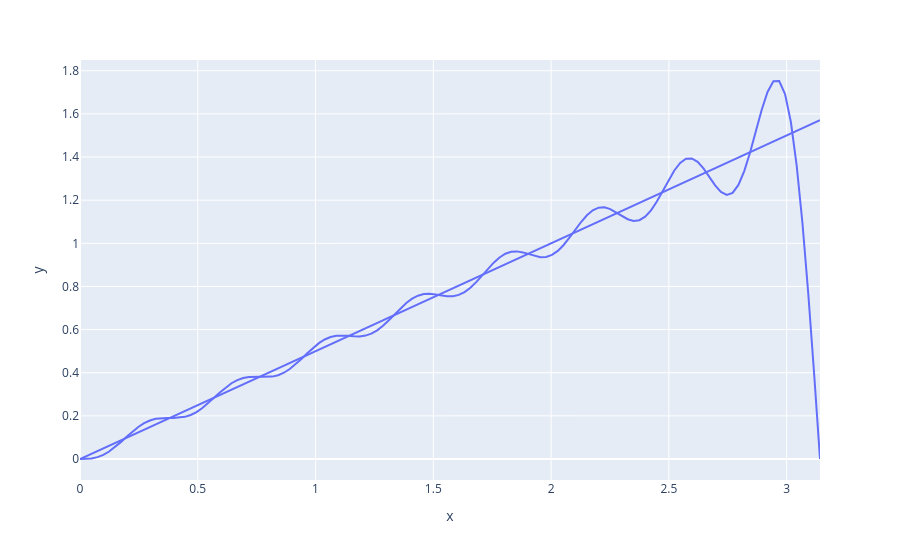

Notebook source saved alongside this figure:
### Code cell
# lets use scipy.integrate.simpson instead of manually doing integration on samples
import scipy.integrate as integrate

# now lets create the approximation function
def fourier_approx(x: list, y: list, accuracy: int) -> list:
  res = np.zeros(len(x))

  # a bit of a syntax tounge twister here in the for loop, 
  # 0->4 is range(accuracy), but 1->5 is range(1, accuracy + 1)
  for i in range(1, accuracy + 1):
    # print(f"{i=}")

    a = (2 / np.pi) * integrate.simpson(x = x, y = y * np.sin(i * x))
    # print(f"{a=}")

    res = res + (a * np.sin(i * x))
    # print(f"{res=}")
  return res

graph = px.line(x = x, y = fourier_approx(x = x, y = ramp_signal(x), accuracy = 16))
graph.add_traces(px.line(x = x, y = ramp_signal(x)).data)

graph.show()
